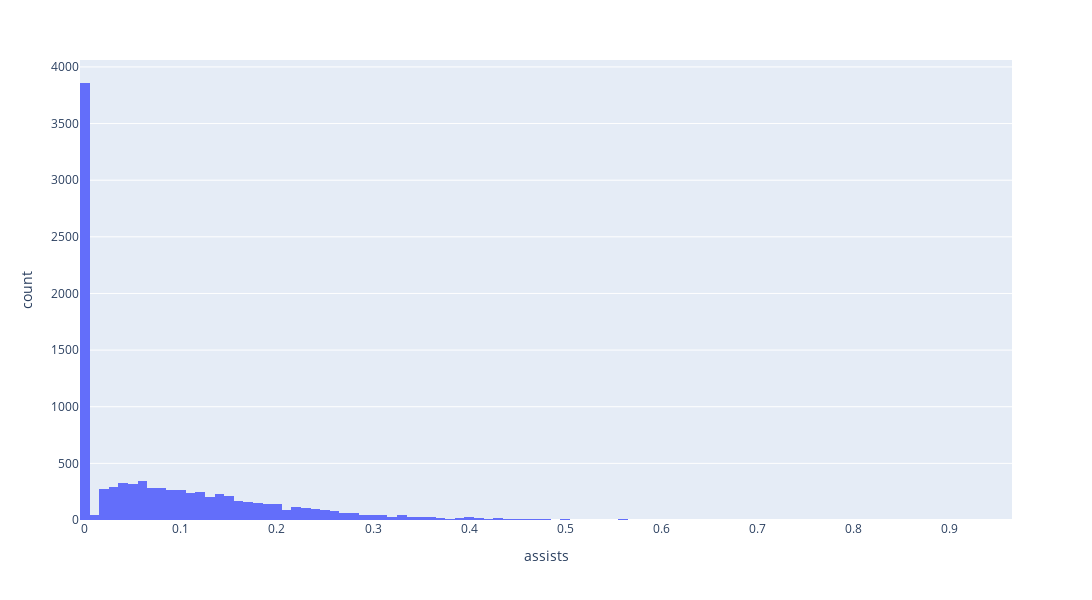

Here is the notebook cell this chart was saved with:
### Code cell
fig = px.histogram(football_df, x='assists')
fig.update_layout(
    width=1400,
    height=600 
)
fig.show()

### Figure 1 — Plotly figure (JSON) as saved in the notebook; plotly's stock layout.template omitted (floating-point values rounded to 4 significant figures; data arrays with more than 128 entries replaced by an {"elided": "..."} marker saying what was removed)
{"data": [{"alignmentgroup": "True", "bingroup": "x", "hovertemplate": "assists=%{x}<br>count=%{y}<extra></extra>", "legendgroup": "", "marker": {"color": "#636efa", "pattern": {"shape": ""}}, "name": "", "offsetgroup": "", "orientation": "v", "showlegend": false, "type": "histogram", "x": {"elided": "9650 float values"}, "xaxis": "x", "yaxis": "y"}], "layout": {"barmode": "relative", "height": 600, "legend": {"tracegroupgap": 0}, "margin": {"t": 60}, "width": 1400, "xaxis": {"anchor": "y", "domain": [0, 1], "title": {"text": "assists"}}, "yaxis": {"anchor": "x", "domain": [0, 1], "title": {"text": "count"}}}}
